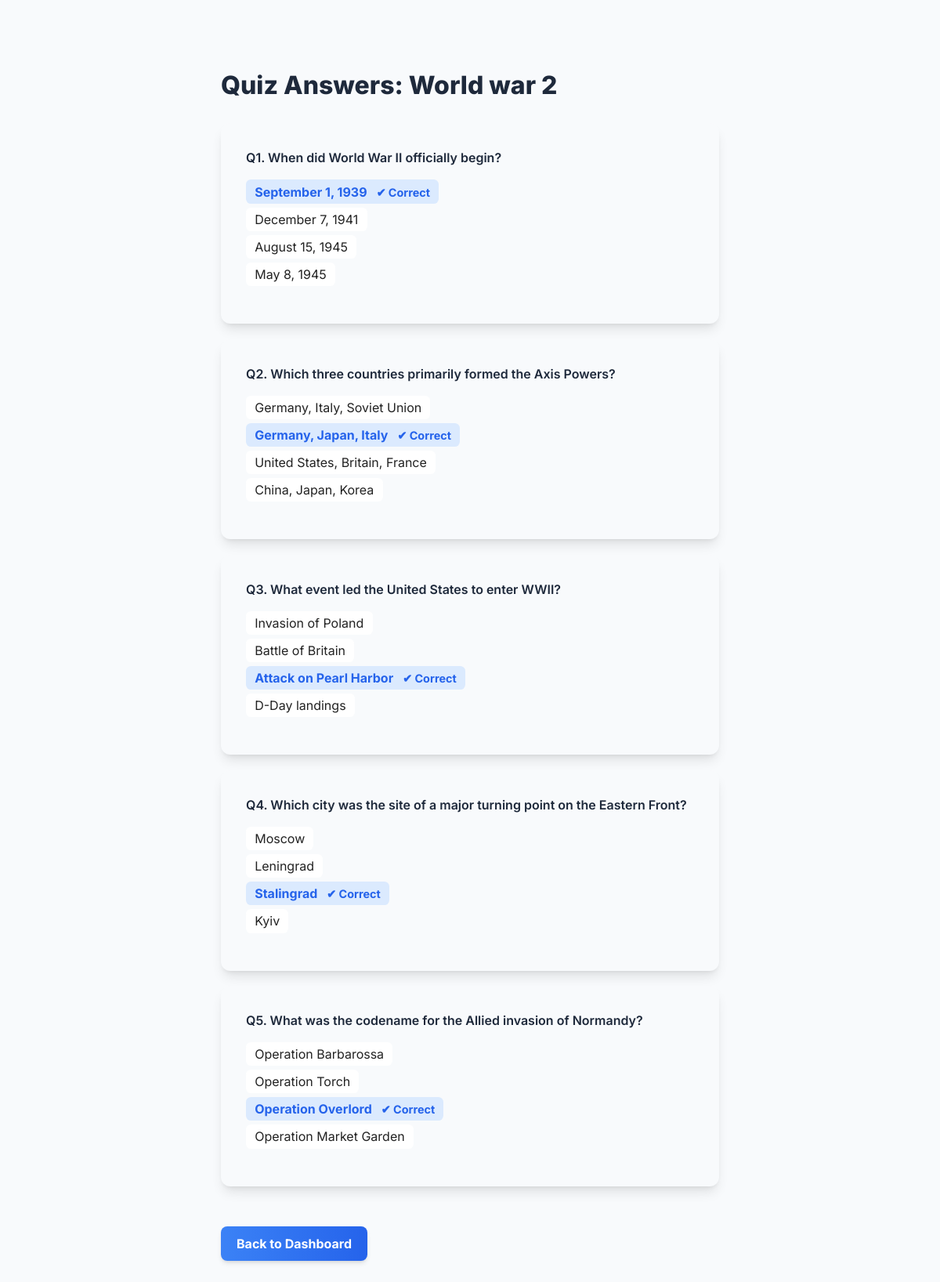
The page /teacher/quiz/36/answers (signed in) on the database its author committed.
### tables this page shows
CREATE TABLE quizzes (
    id INTEGER PRIMARY KEY AUTOINCREMENT,
    teacher_id INTEGER NOT NULL,
    title TEXT NOT NULL,
    room_code TEXT NOT NULL UNIQUE,
    time_limit INTEGER NOT NULL DEFAULT 10,
    anti_cheating_features TEXT DEFAULT '{}',
    created_at TIMESTAMP DEFAULT CURRENT_TIMESTAMP,
    FOREIGN KEY (teacher_id) REFERENCES users (id) ON DELETE CASCADE
);

CREATE TABLE questions (
    id INTEGER PRIMARY KEY AUTOINCREMENT,
    quiz_id INTEGER NOT NULL,
    question_text TEXT NOT NULL,
    options TEXT, -- Nullable for viva questions
    correct_answer INTEGER, -- Nullable for viva questions
    FOREIGN KEY (quiz_id) REFERENCES quizzes (id) ON DELETE CASCADE
);

### app.py (the view)
@bp_teacher.route('/quiz/<int:quiz_id>/answers')
@login_required
def quiz_answers(quiz_id):
    db = get_db()
    quiz = db.execute('SELECT * FROM quizzes WHERE id = ? AND teacher_id = ?', (quiz_id, session['user_id'])).fetchone()
    if not quiz:
        return redirect(url_for('teacher.dashboard'))
    questions = db.execute('SELECT question_text, options, correct_answer FROM questions WHERE quiz_id = ?', (quiz_id,)).fetchall()
    question_list = []
    for q in questions:
        opts = json.loads(q['options'])
        question_list.append({
            'question': q['question_text'],
            'options': opts,
            'correct': q['correct_answer']
        })
    return render_template('quiz_answers.html', quiz=quiz, questions=question_list)

### app.py (called while the page is built)
def get_db():
    if 'db' not in g:
        try:
            g.db = sqlite3.connect(
                os.path.join(current_app.instance_path, 'quiz_database.db'),
                detect_types=sqlite3.PARSE_DECLTYPES,
                timeout=30.0,  # 30 second timeout for locks
                isolation_level='IMMEDIATE',  # Use immediate transaction mode
                check_same_thread=False
            )
            g.db.row_factory = sqlite3.Row
            g.db.execute('PRAGMA journal_mode=WAL')
            g.db.execute('PRAGMA busy_timeout=30000')  # 30 second busy timeout
            g.db.execute('PRAGMA synchronous=NORMAL')  # Better performance with acceptable safety
        except sqlite3.Error as e:
            print(f"Database connection error: {e}")
            raise
    return g.db

def login_required(view):
    @functools.wraps(view)
    def wrapped_view(**kwargs):
        if 'user_id' not in session:
            if request.path.startswith('/api/') or request.path.startswith('/teacher/api/') or request.path.startswith('/student/api/'):
                return jsonify({'error': 'Authentication required'}), 401
            return redirect(url_for('main.index'))
        return view(**kwargs)
    return wrapped_view

### templates/quiz_answers.html (shortened to what this page needs)
<!DOCTYPE html>
<html lang="en">
<head>
    <link rel="stylesheet" href="{{ url_for('static', filename='css/style.css') }}">
</head>
<body>
    <div class="container" style="max-width: 700px; margin: 2rem auto;">
        <h1 style="font-size: 2rem; font-weight: 800; margin-bottom: 1.5rem;">Quiz Answers: {{ quiz.title }}</h1>
        {% for q in questions %}
        <div class="card" style="margin-bottom: 1.2rem; background: #f8fafc;">
            <div style="font-weight: 600; margin-bottom: 0.5rem;">Q{{ loop.index }}. {{ q.question }}</div>
            <ul style="list-style: none; padding-left: 0;">
                {% for opt in q.options %}
                <li style="margin-bottom: 0.3rem;">
                    {% if loop.index0 == q.correct %}
                        <span style="display: inline-block; padding: 0.2rem 0.7rem; border-radius: 0.4rem; background: #dbeafe; color: #2563eb; font-weight: 700;">
                            {{ opt }}
                            <span style="margin-left: 0.5rem; font-size: 0.9em;">✔ Correct</span>
                        </span>
                    {% else %}
                        <span style="display: inline-block; padding: 0.2rem 0.7rem; border-radius: 0.4rem; background: #fff; color: #222;">
                            {{ opt }}
                        </span>
                    {% endif %}
                </li>
                {% endfor %}
            </ul>
        </div>
        {% endfor %}
        <a href="{{ url_for('teacher.dashboard') }}" class="btn btn-primary" style="margin-top: 2rem;">Back to Dashboard</a>
    </div>
</body>
</html>

### static/css/style.css (style rules this page uses)
:root { --font-sans: 'Inter', sans-serif; --primary-50: #eff6ff; --primary-100: #dbeafe; --primary-200: #bfdbfe; --primary-300: #93c5fd; --primary-400: #60a5fa; --primary-500: #3b82f6; --primary-600: #2563eb; --primary-700: #1d4ed8; --accent-50: #f3f0ff; --accent-100: #e7e0ff; --accent-400: #593cfb; --accent-500: #5216f9; --accent-600: #220cea; --slate-50: #f8fafc; --slate-100: #f1f5f9; --slate-200: #e2e8f0; --slate-300: #cbd5e1; --slate-500: #64748b; --slate-600: #475569; --slate-700: #334155; --slate-800: #1e293b; --slate-900: #0f172a; --red-50: #fef2f2; --red-100: #fee2e2; --red-500: #ef4444; --red-600: #dc2626; --red-700: #b91c1c; --green-50: #f0fdf4; --green-100: #dcfce7; --green-500: #22c55e; --green-600: #16a34a; }
body { font-family: var(--font-sans); background-color: var(--slate-50); color: var(--slate-800); margin: 0; -webkit-font-smoothing: antialiased; -moz-osx-font-smoothing: grayscale; line-height: 1.5; min-height: 100vh; overflow-x: hidden; }
.container { width: 100%; max-width: 80rem; margin-left: auto; margin-right: auto; padding: 1rem; box-sizing: border-box; }
@media (min-width: 640px) { .container { padding: 2rem; } }
.btn { text-decoration: none; display: inline-flex; align-items: center; justify-content: center; font-weight: 700; padding: 0.625rem 1.25rem; border-radius: 0.5rem; border: none; cursor: pointer; transition: all 0.3s ease; box-shadow: 0 4px 6px -1px rgba(0,0,0,0.1), 0 2px 4px -2px rgba(0,0,0,0.1); }
.btn-primary { background-image: linear-gradient(to right, var(--primary-500), var(--primary-600)); color: white; }
.card { background-color: white; border-radius: 0.75rem; box-shadow: 0 10px 15px -3px rgba(0,0,0,0.1), 0 4px 6px -4px rgba(0,0,0,0.1); padding: 2rem; }
html { scroll-behavior: smooth; }

### rows shown on the page
quizzes: title "World war 2"
questions: question "When did World War II officially begin?", options "September 1, 1939", options "December 7, 1941" "August 15, 1945" "May 8, 1945"
questions: question "Which three countries primarily formed the Axis Powers?", options "Germany, Italy, Soviet Union" "United States, Britain, France" "China, Japan, Korea", options "Germany, Japan, Italy"
questions: question "What event led the United States to enter WWII?", options "Invasion of Poland" "Battle of Britain" "D-Day landings", options "Attack on Pearl Harbor"
questions: question "Which city was the site of a major turning point on the Eastern Front?", options "Moscow" "Leningrad" "Kyiv", options "Stalingrad"
questions: question "What was the codename for the Allied invasion of Normandy?", options "Operation Barbarossa" "Operation Torch" "Operation Market Garden", options "Operation Overlord"
